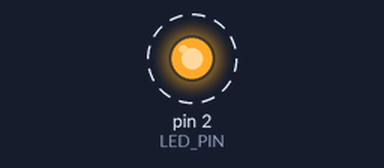
A sketch run on a simulated Arduino Uno, built with avr-gcc and run on an emulated ATmega328P. Shown: output pins drawn as LEDs (lit = HIGH). Dashed ring = blinking.

Above: at 0.2 s.
Timing chart, 0 to 3.0 s (numbered marks = the images above):
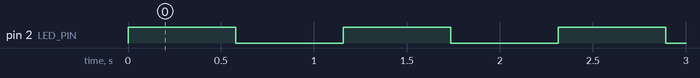

Measured:
- by itself, pin 2 (LED_PIN): alternates HIGH for 0.58 s and LOW for 0.58 s

The sketch:

4a.ino
```cpp
#define LED_PIN 2

void setup() {
  pinMode(LED_PIN, OUTPUT);

  cli();
  TCCR1A = 0;
  TCCR1B = (1 << WGM12) | (1 << CS12) | (1 << CS10); // CTC mode, prescaler 1024
  OCR1A = 9031; // for 578ms
  TIMSK1 = (1 << OCIE1A); // enable compare match interrupt
  TCNT1 = 0;
  sei();
}

ISR(TIMER1_COMPA_vect) {
  digitalWrite(LED_PIN, !digitalRead(LED_PIN)); // toggle every 578ms
}

void loop() {
  // main loop unused; toggling handled by ISR
}
```
